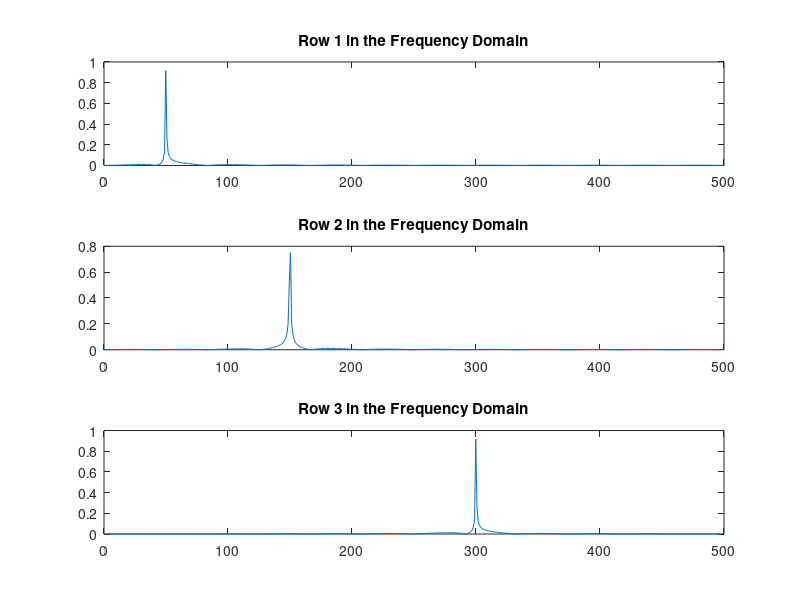

This figure's MATLAB source:
Fs = 1000;                    % Sampling frequency
T = 1/Fs;                     % Sampling period
L = 1000;                     % Length of signal
t = (0:L-1)*T;                % Time vector
x1 = cos(2*pi*50*t);          % First row wave
x2 = cos(2*pi*150*t);         % Second row wave
x3 = cos(2*pi*300*t);         % Third row wave
X = [x1; x2; x3];
for i = 1:3					
    subplot(3,1,i)
    plot(t(1:100),X(i,1:100))
    title(['Row ',num2str(i),' in the Time Domain'])
end
n = 2^nextpow2(L);%2的整次幂
dim = 2;
Y = fft(X,n,dim);
P2 = abs(Y/n);  %双侧,
P1 = P2(:,1:n/2+1);%单侧
P1(:,2:end-1) = 2*P1(:,2:end-1);
for i=1:3
    subplot(3,1,i)
    plot(0:(Fs/n):(Fs/2-Fs/n),P1(i,1:n/2))
    title(['Row ',num2str(i), ' in the Frequency Domain'])
end
